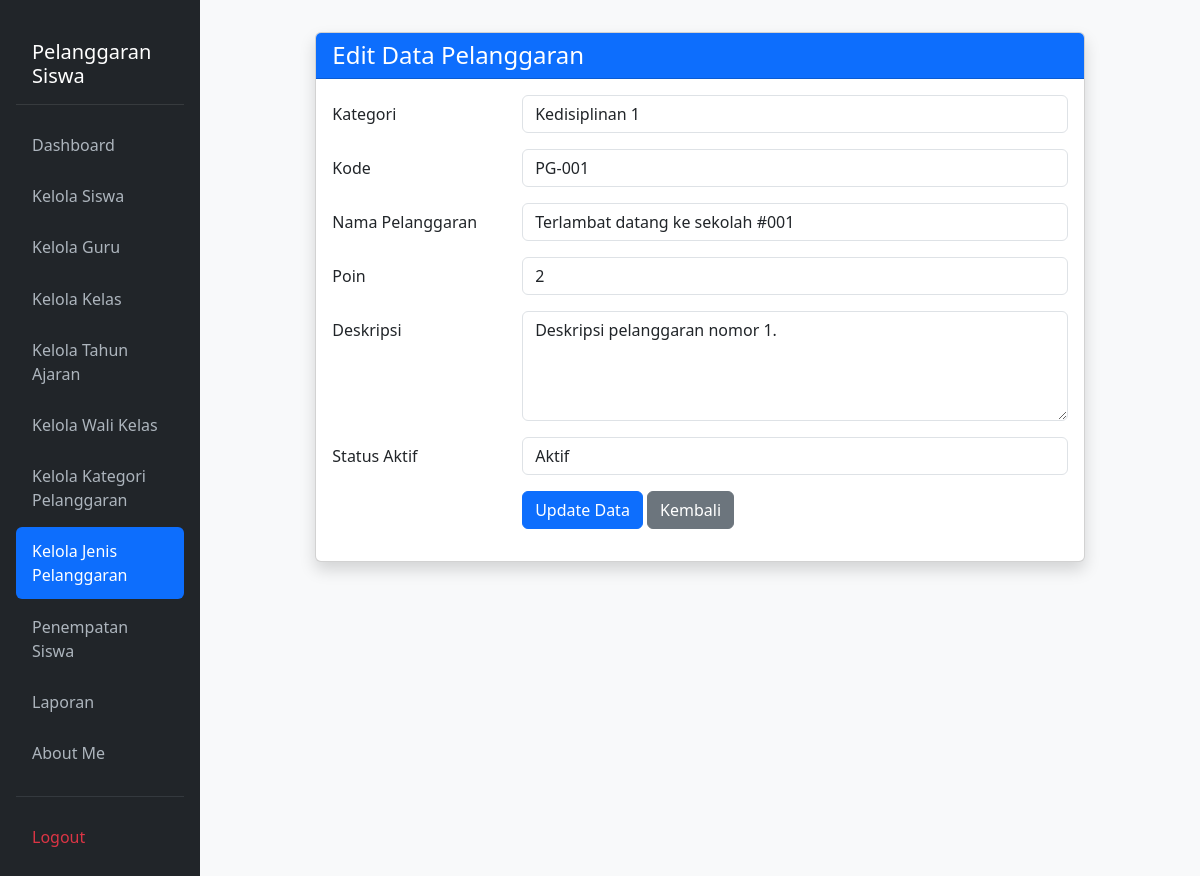
Screenshot of /edit_pelanggaran.php?id=1 (signed in) with the database file from the repository.
### tables this page shows
CREATE TABLE `t_pelanggaran` (
  `id` int(11) NOT NULL,
  `pelanggaran_kategori_id` int(11) DEFAULT NULL,
  `kode` varchar(30) DEFAULT NULL,
  `nama` varchar(150) DEFAULT NULL,
  `poin` int(11) NOT NULL,
  `deskripsi` text NOT NULL,
  `status_aktif` tinyint(1) NOT NULL,
  `created_at` timestamp NOT NULL DEFAULT current_timestamp(),
  `updated_at` timestamp NOT NULL DEFAULT current_timestamp(),
  `id_t_siswa` int(11) NOT NULL,
  `pelanggaran` varchar(255) NOT NULL,
  `tanggal` date DEFAULT NULL,
  `status_tindakan` varchar(100) NOT NULL DEFAULT 'Perlu Tindakan'
);

CREATE TABLE `t_pelanggaran_kategori` (
  `id` int(11) NOT NULL,
  `nama` varchar(100) DEFAULT NULL,
  `deskripsi` text NOT NULL,
  `status_aktif` tinyint(1) NOT NULL,
  `created_at` timestamp NOT NULL DEFAULT current_timestamp(),
  `updated_at` timestamp NOT NULL DEFAULT current_timestamp()
);

### edit_pelanggaran.php (the view, shortened to what this page needs)
<?php
include 'config/koneksi.php';
$id = mysqli_real_escape_string($koneksi, $_GET['id']);
$query = mysqli_query($koneksi, "SELECT * FROM t_pelanggaran WHERE id = '$id'");
$pelanggaran = mysqli_fetch_assoc($query);
$sql_kategori = "SELECT * FROM t_pelanggaran_kategori ORDER BY nama ASC";
$query_kategori = mysqli_query($koneksi, $sql_kategori);
?>
<!DOCTYPE html>
<html lang="id">
<head>
    <link href="https://cdn.jsdelivr.net/npm/bootstrap@5.3.8/dist/css/bootstrap.min.css" rel="stylesheet">
</head>
<body class="bg-light">
<div class="container-fluid">
    <div class="row">
        <nav class="col-md-3 col-lg-2 d-md-block sidebar collapse px-3 py-4">
            <h3 class="mb-3">Pelanggaran Siswa</h3>
            <ul class="nav flex-column">
                <li class="nav-item"><a class="nav-link" href="dashboard.php">Dashboard</a></li>
                <li class="nav-item"><a class="nav-link" href="kelola_siswa.php">Kelola Siswa</a></li>
                <li class="nav-item"><a class="nav-link" href="kelola_guru.php">Kelola Guru</a></li>
                <li class="nav-item"><a class="nav-link" href="kelola_kelas.php">Kelola Kelas</a></li>
                <li class="nav-item"><a class="nav-link" href="kelola_tahun_ajaran.php">Kelola Tahun Ajaran</a></li>
                <li class="nav-item"><a class="nav-link" href="kelola_wali_kelas.php">Kelola Wali Kelas</a></li>
                <li class="nav-item"><a class="nav-link" href="kelola_kategori_pelanggaran.php">Kelola Kategori Pelanggaran</a></li>
                <li class="nav-item"><a class="nav-link active" href="pelanggaran.php">Kelola Jenis Pelanggaran</a></li>
                <li class="nav-item"><a class="nav-link" href="penempatan_siswa.php">Penempatan Siswa</a></li>
                <li class="nav-item"><a class="nav-link" href="laporan.php">Laporan</a></li>
                <li class="nav-item"><a class="nav-link" href="about_me.php">About Me</a></li>
            </ul>
            <hr class="text-secondary">
            <ul class="nav flex-column">
                <li class="nav-item"><a class="nav-link logout" href="logout.php">Logout</a></li>
            </ul>
        </nav>
        <main class="col-md-9 ms-sm-auto col-lg-10 px-md-4 py-4">
            <div class="container mt-2">
                <div class="row justify-content-center">
                    <div class="col-md-10">
                        <div class="card shadow">
                            <div class="card-header bg-primary text-white">
                                <h4 class="mb-0">Edit Data Pelanggaran</h4>
                            </div>
                            <div class="card-body">
                                <form action="proses_pelanggaran.php" method="POST">
                                    <div class="mb-3 row">
                                        <label class="col-sm-3 col-form-label">Kategori</label>
                                        <div class="col-sm-9">
                                            <select name="pelanggaran_kategori_id" class="form-control" required>
                                                <?php while ($kategori = mysqli_fetch_assoc($query_kategori)) { ?>
                                                    <option value="<?= $kategori['id']; ?>" <?= ($pelanggaran['pelanggaran_kategori_id'] == $kategori['id']) ? 'selected' : ''; ?>>
                                                        <?= htmlspecialchars($kategori['nama']); ?>
                                                    </option>
                                                <?php } ?>
                                            </select>
                                        </div>
                                    </div>
                                    <div class="mb-3 row">
                                        <label class="col-sm-3 col-form-label">Kode</label>
                                        <div class="col-sm-9">
                                            <input type="text" name="kode" class="form-control" value="<?= htmlspecialchars($pelanggaran['kode']); ?>" required>
                                        </div>
                                    </div>
                                    <div class="mb-3 row">
                                        <label class="col-sm-3 col-form-label">Nama Pelanggaran</label>
                                        <div class="col-sm-9">
                                            <input type="text" name="nama" class="form-control" value="<?= htmlspecialchars($pelanggaran['nama']); ?>" required>
                                        </div>
                                    </div>
                                    <div class="mb-3 row">
                                        <label class="col-sm-3 col-form-label">Poin</label>
                                        <div class="col-sm-9">
                                            <input type="number" name="poin" class="form-control" min="0" value="<?= htmlspecialchars($pelanggaran['poin']); ?>" required>
                                        </div>
                                    </div>
                                    <div class="mb-3 row">
                                        <label class="col-sm-3 col-form-label">Deskripsi</label>
                                        <div class="col-sm-9">
                                            <textarea name="deskripsi" class="form-control" rows="4" required><?= htmlspecialchars($pelanggaran['deskripsi']); ?></textarea>
                                        </div>
                                    </div>
                                    <div class="mb-3 row">
                                        <label class="col-sm-3 col-form-label">Status Aktif</label>
                                        <div class="col-sm-9">
                                            <select name="status_aktif" class="form-control" required>
                                                <option value="1" <?= ($pelanggaran['status_aktif'] == 1) ? 'selected' : ''; ?>>Aktif</option>
                                            </select>
                                        </div>
                                    </div>
                                    <div class="mb-3 row">
                                        <div class="col-sm-9 offset-sm-3">
                                            <button type="submit" class="btn btn-primary">Update Data</button>
                                            <a href="pelanggaran.php" class="btn btn-secondary">Kembali</a>
                                        </div>
                                    </div>
                                </form>
                            </div>
                        </div>
                    </div>
                </div>
            </div>
        </main>
    </div>
</div>
</body>
</html>

### edit_pelanggaran.php (style rules this page uses)
.sidebar { min-height: 100vh; background-color: #212529; color: #fff; }
.sidebar h3 { font-size: 1.25rem; padding: 1rem; color: #fff; border-bottom: 1px solid #373b3e; }
.sidebar .nav-link { color: #adb5bd; padding: 0.75rem 1rem; margin-bottom: 0.2rem; }
.sidebar .nav-link:hover, .sidebar .nav-link.active { color: #fff; background-color: #0d6efd; border-radius: 0.375rem; }
.sidebar .nav-link.logout { color: #dc3545; }

### rows the page displays
t_pelanggaran: pelanggaran_kategori_id "Kedisiplinan 1", kode "PG-001", nama "Terlambat datang ke sekolah #001", poin "2", deskripsi "Deskripsi pelanggaran nomor 1.", status_aktif "Aktif"
